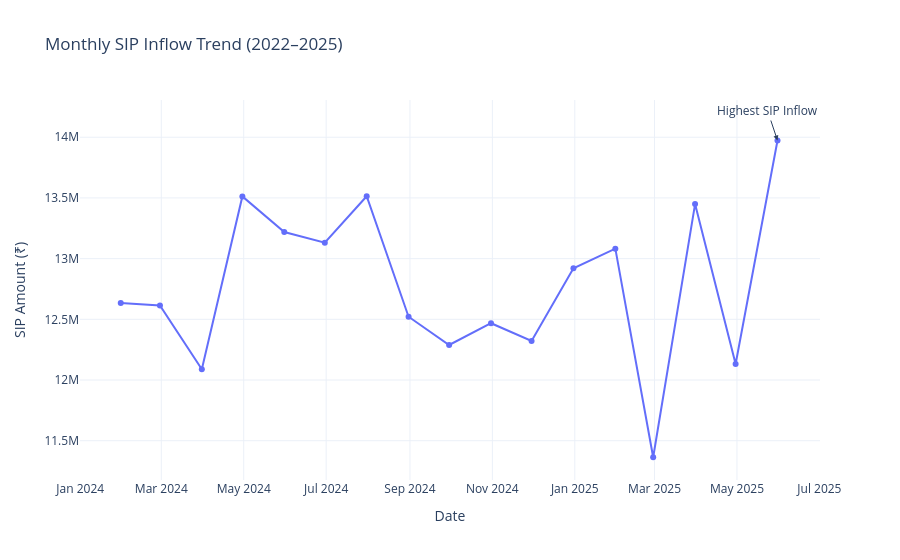

Notebook source saved alongside this figure:
### Code cell
import plotly.express as px

fig = px.line(
    monthly_sip,
    x="transaction_date",
    y="amount_inr",
    title="Monthly SIP Inflow Trend (2022–2025)",
    markers=True
)

fig.update_layout(
    xaxis_title="Date",
    yaxis_title="SIP Amount (₹)",
    template="plotly_white"
)

# Mark highest SIP inflow point
max_row = monthly_sip.loc[monthly_sip["amount_inr"].idxmax()]

fig.add_annotation(
    x=str(max_row["transaction_date"]),   # Fix Timestamp error
    y=max_row["amount_inr"],
    text="Highest SIP Inflow",
    showarrow=True,
    arrowhead=2
)

# Save chart image
fig.write_image(
    "Charts/monthly_sip_inflow_trend.png",
    width=1200,
    height=600,
    scale=3
)

fig.show()

print("✅ Monthly SIP Inflow Trend chart saved!")

### Figure 1 — Plotly figure (JSON) as saved in the notebook; plotly's stock layout.template omitted (floating-point values rounded to 4 significant figures)
{"data": [{"hovertemplate": "transaction_date=%{x}<br>amount_inr=%{y}<extra></extra>", "legendgroup": "", "line": {"color": "#636efa", "dash": "solid"}, "marker": {"symbol": "circle"}, "mode": "lines+markers", "name": "", "orientation": "v", "showlegend": false, "type": "scatter", "x": ["2024-01-31T00:00:00", "2024-02-29T00:00:00", "2024-03-31T00:00:00", "2024-04-30T00:00:00", "2024-05-31T00:00:00", "2024-06-30T00:00:00", "2024-07-31T00:00:00", "2024-08-31T00:00:00", "2024-09-30T00:00:00", "2024-10-31T00:00:00", "2024-11-30T00:00:00", "2024-12-31T00:00:00", "2025-01-31T00:00:00", "2025-02-28T00:00:00", "2025-03-31T00:00:00", "2025-04-30T00:00:00", "2025-05-31T00:00:00"], "xaxis": "x", "y": [12635349, 12613376, 12088413, 13512385, 13218606, 13131150, 13513884, 12521433, 12288778, 12467875, 12321673, 12920130, 13082145, 11363922, 13449360, 12132001, 13973011], "yaxis": "y"}], "layout": {"annotations": [{"arrowhead": 2, "showarrow": true, "text": "Highest SIP Inflow", "x": "2025-05-31 00:00:00", "y": 13973011}], "legend": {"tracegroupgap": 0}, "title": {"text": "Monthly SIP Inflow Trend (2022–2025)"}, "xaxis": {"anchor": "y", "domain": [0, 1], "title": {"text": "Date"}}, "yaxis": {"anchor": "x", "domain": [0, 1], "title": {"text": "SIP Amount (₹)"}}}}
